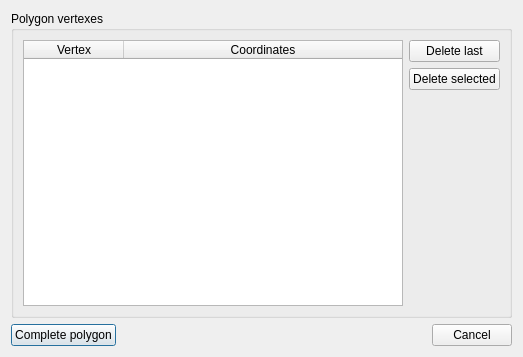
     <widget class="QWidget" name="pageVertexes">
      <layout class="QGridLayout" name="gridLayout_8">
       <item row="0" column="0" colspan="3">
        <widget class="QGroupBox" name="groupBoxPolygonVertexes">
         <property name="title">
          <string>Polygon vertexes</string>
         </property>
         <layout class="QGridLayout" name="gridLayout">
          <item row="1" column="0" rowspan="3">
           <widget class="QTableWidget" name="tableWidgetVertexes">
            <property name="minimumSize">
             <size>
              <width>250</width>
              <height>0</height>
             </size>
            </property>
            <property name="alternatingRowColors">
             <bool>true</bool>
            </property>
            <property name="selectionMode">
             <enum>QAbstractItemView::SingleSelection</enum>
            </property>
            <property name="selectionBehavior">
             <enum>QAbstractItemView::SelectRows</enum>
            </property>
            <attribute name="horizontalHeaderStretchLastSection">
             <bool>true</bool>
            </attribute>
            <attribute name="verticalHeaderVisible">
             <bool>false</bool>
            </attribute>
            <column>
             <property name="text">
              <string>Vertex</string>
             </property>
            </column>
            <column>
             <property name="text">
              <string>Coordinates</string>
             </property>
            </column>
           </widget>
          </item>
          <item row="2" column="1">
           <widget class="QPushButton" name="pushButtonDeleteSelected">
            <property name="text">
             <string>Delete selected</string>
            </property>
           </widget>
          </item>
          <item row="3" column="1">
           <spacer name="verticalSpacer">
            <property name="orientation">
             <enum>Qt::Vertical</enum>
            </property>
            <property name="sizeHint" stdset="0">
             <size>
              <width>20</width>
              <height>216</height>
             </size>
            </property>
           </spacer>
          </item>
          <item row="1" column="1">
           <widget class="QPushButton" name="pushButtonDeleteLast">
            <property name="text">
             <string>Delete last</string>
            </property>
           </widget>
          </item>
         </layout>
        </widget>
       </item>
       <item row="1" column="0">
        <widget class="QPushButton" name="pushButtonCompletePolygon">
         <property name="text">
          <string>Complete polygon</string>
         </property>
         <property name="default">
          <bool>true</bool>
         </property>
        </widget>
       </item>
       <item row="1" column="1">
        <spacer name="horizontalSpacer">
         <property name="orientation">
          <enum>Qt::Horizontal</enum>
         </property>
         <property name="sizeHint" stdset="0">
          <size>
           <width>304</width>
           <height>20</height>
          </size>
         </property>
        </spacer>
       </item>
       <item row="1" column="2">
        <widget class="QPushButton" name="pushButtonCancel1">
         <property name="text">
          <string>Cancel</string>
         </property>
        </widget>
       </item>
      </layout>
     </widget>
